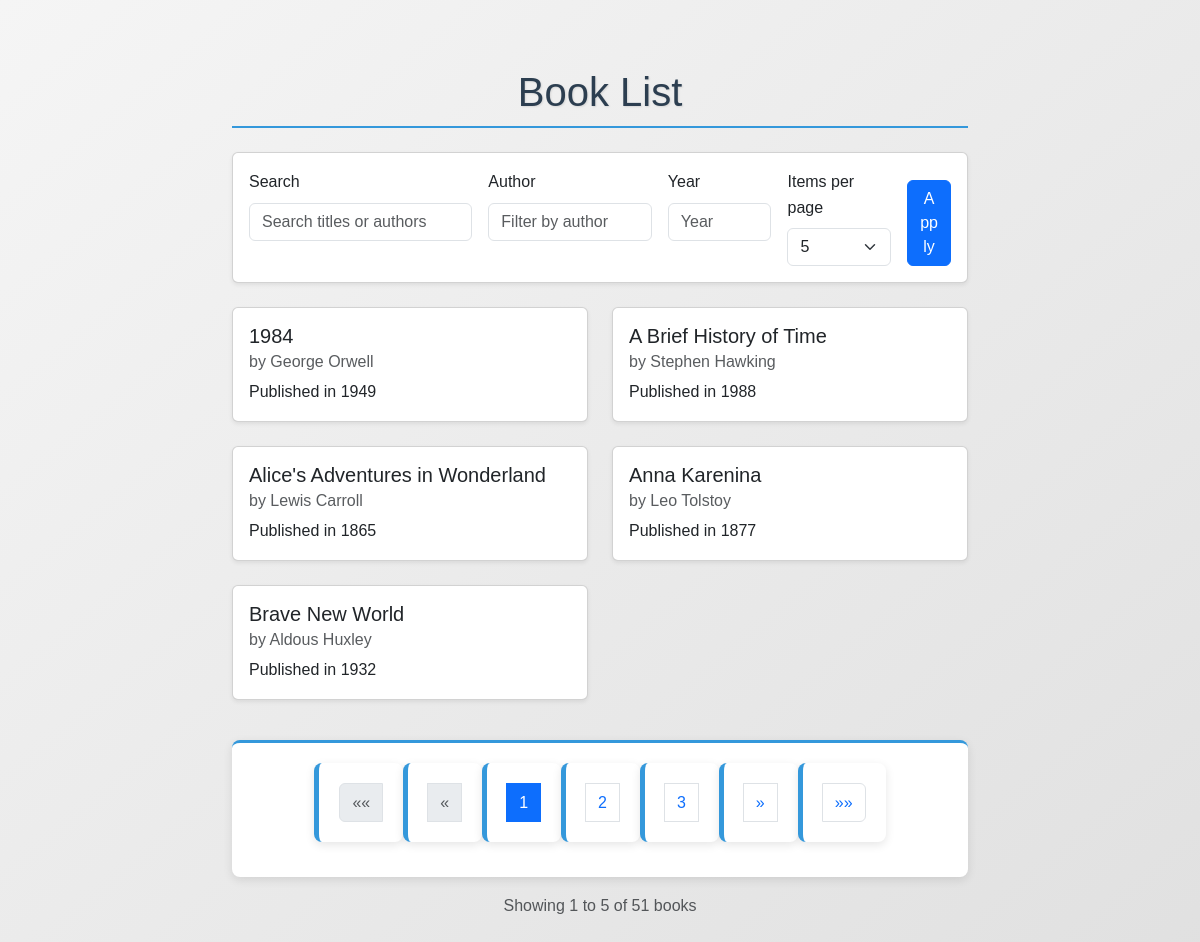
The page /books/ on the database its author committed.
### books/models.py (models this page shows, shortened)
class Book(models.Model):
    title = models.CharField(max_length=200)
    author = models.CharField(max_length=100)
    published_year = models.IntegerField()

### books/views.py (the view)
# urls.py: path('books/', book_list, name='book_list'),
def book_list(request):
    search_query = request.GET.get('search', '')
    author_filter = request.GET.get('author', '')
    year_filter = request.GET.get('year', '')
    per_page = request.GET.get('per_page', 5)
    try:
        per_page = int(per_page)
    except ValueError:
        per_page = 5
    books = Book.objects.all().order_by('title')
    if search_query:
        books = books.filter(
            Q(title__icontains=search_query) |
            Q(author__icontains=search_query)
        )
    if author_filter:
        books = books.filter(author__icontains=author_filter)
    if year_filter:
        try:
            year = int(year_filter)
            books = books.filter(published_year=year)
        except ValueError:
            pass
    paginator = Paginator(books, per_page)
    page_number = request.GET.get('page')
    page_obj = paginator.get_page(page_number)
    context = {
        'page_obj': page_obj,
        'search_query': search_query,
        'author_filter': author_filter,
        'year_filter': year_filter,
        'per_page': per_page,
        'per_page_options': [5, 10, 20, 50],
    }
    return render(request, 'books/book_list.html', context)

### books/templates/books/book_list.html (shortened to what this page needs)
<!DOCTYPE html>
<html lang="en">
<head>
    {% load static %}
    <link href="https://cdn.jsdelivr.net/npm/bootstrap@5.3.0-alpha1/dist/css/bootstrap.min.css" rel="stylesheet">
    <link rel="stylesheet" href="{% static 'css/styles.css' %}">
</head>
<body class="bg-light">
    <div class="container py-5">
        <h1 class="text-center mb-4">Book List</h1>
        <div class="card mb-4 shadow-sm">
            <div class="card-body">
                <form method="get" class="row g-3">
                    <div class="col-md-4">
                        <label for="search" class="form-label">Search</label>
                        <input type="text" class="form-control" id="search" name="search"
                               value="{{ search_query }}" placeholder="Search titles or authors">
                    </div>
                    <div class="col-md-3">
                        <label for="author" class="form-label">Author</label>
                        <input type="text" class="form-control" id="author" name="author"
                               value="{{ author_filter }}" placeholder="Filter by author">
                    </div>
                    <div class="col-md-2">
                        <label for="year" class="form-label">Year</label>
                        <input type="number" class="form-control" id="year" name="year"
                               value="{{ year_filter }}" placeholder="Year">
                    </div>
                    <div class="col-md-2">
                        <label for="per_page" class="form-label">Items per page</label>
                        <select class="form-select" id="per_page" name="per_page">
                            {% for option in per_page_options %}
                                <option value="{{ option }}" {% if per_page == option %}selected{% endif %}>
                                    {{ option }}
                                </option>
                            {% endfor %}
                        </select>
                    </div>
                    <div class="col-md-1 d-flex align-items-end">
                        <button type="submit" class="btn btn-primary w-100">Apply</button>
                    </div>
                </form>
            </div>
        </div>
        <div class="row row-cols-1 row-cols-md-2 g-4 mb-4">
            {% for book in page_obj %}
                <div class="col">
                    <div class="card h-100 shadow-sm">
                        <div class="card-body">
                            <h5 class="card-title">{{ book.title }}</h5>
                            <h6 class="card-subtitle mb-2 text-muted">by {{ book.author }}</h6>
                            <p class="card-text">Published in {{ book.published_year }}</p>
                        </div>
                    </div>
                </div>
            {% empty %}
                <div class="col-12 text-center">
                    <p class="text-muted">No books found matching your criteria.</p>
                </div>
            {% endfor %}
        </div>
        {% if page_obj.paginator.num_pages > 1 %}
        <nav aria-label="Book pagination">
            <ul class="pagination justify-content-center">
                {% if page_obj.has_previous %}
                    <li class="page-item">
                        <a class="page-link" href="?page=1&search={{ search_query }}&author={{ author_filter }}&year={{ year_filter }}&per_page={{ per_page }}" aria-label="First">
                            <span aria-hidden="true">&laquo;&laquo;</span>
                        </a>
                    </li>
                    <li class="page-item">
                        <a class="page-link" href="?page={{ page_obj.previous_page_number }}&search={{ search_query }}&author={{ author_filter }}&year={{ year_filter }}&per_page={{ per_page }}" aria-label="Previous">
                            <span aria-hidden="true">&laquo;</span>
                        </a>
                    </li>
                {% else %}
                    <li class="page-item disabled">
                        <a class="page-link" href="#" aria-label="First">
                            <span aria-hidden="true">&laquo;&laquo;</span>
                        </a>
                    </li>
                    <li class="page-item disabled">
                        <a class="page-link" href="#" aria-label="Previous">
                            <span aria-hidden="true">&laquo;</span>
                        </a>
                    </li>
                {% endif %}
                {% for i in page_obj.paginator.page_range %}
                    {% if page_obj.number == i %}
                        <li class="page-item active"><a class="page-link" href="#">{{ i }}</a></li>
                    {% elif i > page_obj.number|add:'-3' and i < page_obj.number|add:'3' %}
                        <li class="page-item">
                            <a class="page-link" href="?page={{ i }}&search={{ search_query }}&author={{ author_filter }}&year={{ year_filter }}&per_page={{ per_page }}">{{ i }}</a>
                        </li>
                    {% endif %}
                {% endfor %}
                {% if page_obj.has_next %}
                    <li class="page-item">
                        <a class="page-link" href="?page={{ page_obj.next_page_number }}&search={{ search_query }}&author={{ author_filter }}&year={{ year_filter }}&per_page={{ per_page }}" aria-label="Next">
                            <span aria-hidden="true">&raquo;</span>
                        </a>
                    </li>
                    <li class="page-item">
                        <a class="page-link" href="?page={{ page_obj.paginator.num_pages }}&search={{ search_query }}&author={{ author_filter }}&year={{ year_filter }}&per_page={{ per_page }}" aria-label="Last">
                            <span aria-hidden="true">&raquo;&raquo;</span>
                        </a>
                    </li>
                {% endif %}
            </ul>
        </nav>
        {% endif %}
        <div class="text-center mt-3">
            <p class="text-muted">
                Showing {{ page_obj.start_index }} to {{ page_obj.end_index }} of
                {{ page_obj.paginator.count }} books
            </p>
        </div>
    </div>
</body>
</html>

### books/static/css/styles.css (style rules this page uses)
body { font-family: 'Arial', sans-serif; line-height: 1.6; color: #333; max-width: 800px; margin: 0 auto; padding: 20px; background-color: #f5f5f5; background-image: linear-gradient(to bottom right, #f5f5f5, #e0e0e0); min-height: 100vh; }
h1 { color: #2c3e50; text-align: center; margin-bottom: 30px; padding-bottom: 10px; border-bottom: 2px solid #3498db; text-shadow: 1px 1px 2px rgba(0,0,0,0.1); font-size: 2.5rem; }
ul { list-style-type: none; padding: 0; }
li { background-color: white; margin-bottom: 15px; padding: 20px; border-radius: 8px; box-shadow: 0 3px 10px rgba(0,0,0,0.1); transition: all 0.3s ease; border-left: 5px solid #3498db; }
li { position: relative; }
li::after { content: attr(title); position: absolute; top: 5px; right: 10px; font-size: 0.8rem; color: #7f8c8d; }
.pagination { margin-top: 40px; text-align: center; padding: 20px; background-color: white; border-radius: 8px; box-shadow: 0 3px 10px rgba(0,0,0,0.1); border-top: 3px solid #3498db; }

### books/templates/books/book_list.html (style rules this page uses)
.card { transition: transform 0.3s; }

### rows shown on the page
Book: title "1984", author "George Orwell", published_year "1949"
Book: title "A Brief History of Time", author "Stephen Hawking", published_year "1988"
Book: title "Alice's Adventures in Wonderland", author "Lewis Carroll", published_year "1865"
Book: title "Anna Karenina", author "Leo Tolstoy", published_year "1877"
Book: title "Brave New World", author "Aldous Huxley", published_year "1932"

### other values the page prints
{{ i }} "1"
{{ i }} "2" "3"
{{ page_obj.start_index }} "1"
{{ page_obj.end_index }} "5"
{{ page_obj.paginator.count }} "51"
form field per_page "5"
